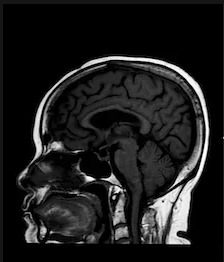
#> input picture sample 4.jpg, 224 x 262 px
$ python tumor_detection.py '../sample 4.jpg'
#> lines starting #> are read from the running program, lines starting #| are printed output that depends on the picture
import sys
import json
import numpy as np
from PIL import Image
import os

# Mock prediction function since we don't have the actual model
def predict_tumor(image_path):
    """
    Mock tumor prediction function
    In a real implementation, this would load the model.h5 file and make predictions
    """
#> called with image_path = '../sample 4.jpg'
    try:
        # Load and process image
        img = Image.open(image_path)
#> img is the input picture: PIL image 224x262 RGB; min 0, max 255, mean 29.9
        img = img.resize((128, 128))
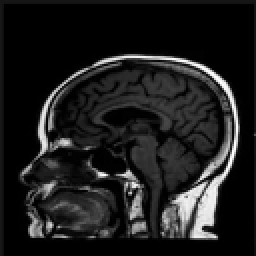
#> img: PIL image 128x128 RGB (shown 2 times larger); min 0, max 255, mean 29.9

        # Mock prediction logic based on filename or random
        filename = os.path.basename(image_path).lower()

        if 'tumor' in filename or 'glioma' in filename:
            prediction = "Tumor: glioma"
            confidence = np.random.uniform(0.75, 0.95)
            tumor_type = "glioma"
        elif 'meningioma' in filename:
            prediction = "Tumor: meningioma"
            confidence = np.random.uniform(0.70, 0.90)
            tumor_type = "meningioma"
        elif 'pituitary' in filename:
            prediction = "Tumor: pituitary"
            confidence = np.random.uniform(0.72, 0.92)
            tumor_type = "pituitary"
        else:
            prediction = "No Tumor"
            confidence = np.random.uniform(0.80, 0.98)
            tumor_type = None

        return {
            "prediction": prediction,
            "confidence": float(confidence),
            "tumor_type": tumor_type
        }

    except Exception as e:
        return {
            "prediction": "Analysis Error",
            "confidence": 0.0,
            "tumor_type": None,
            "error": str(e)
        }

if __name__ == "__main__":
    if len(sys.argv) != 2:
        print(json.dumps({"error": "Usage: python tumor_detection.py <image_path>"}))
        sys.exit(1)

    image_path = sys.argv[1]
    result = predict_tumor(image_path)
    print(json.dumps(result))

$ run again, on sample2.jpg
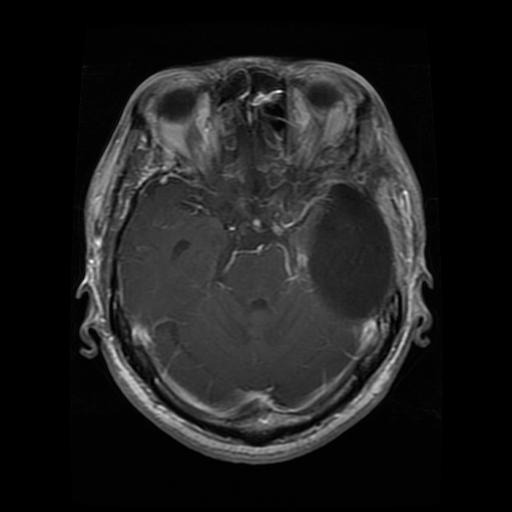
#> input picture sample2.jpg, 512 x 512 px
#> in predict_tumor, img is the input picture: PIL image 512x512 RGB; min 0, max 255, mean 30.1
#> in predict_tumor, `img = img.resize((128, 128))`:
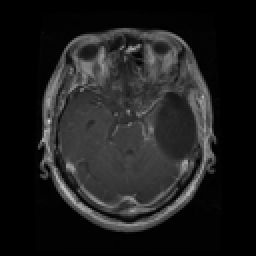
#> img: PIL image 128x128 RGB (shown 2 times larger); min 0, max 212, mean 30.1

$ run again, on sample3.jpg
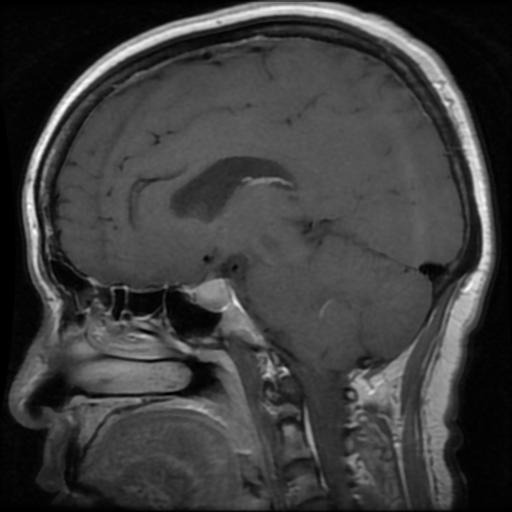
#> input picture sample3.jpg, 512 x 512 px
#> in predict_tumor, img is the input picture: PIL image 512x512 RGB; min 0, max 255, mean 61.8
#> in predict_tumor, `img = img.resize((128, 128))`:
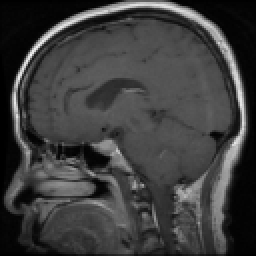
#> img: PIL image 128x128 RGB (shown 2 times larger); min 0, max 243, mean 61.8
